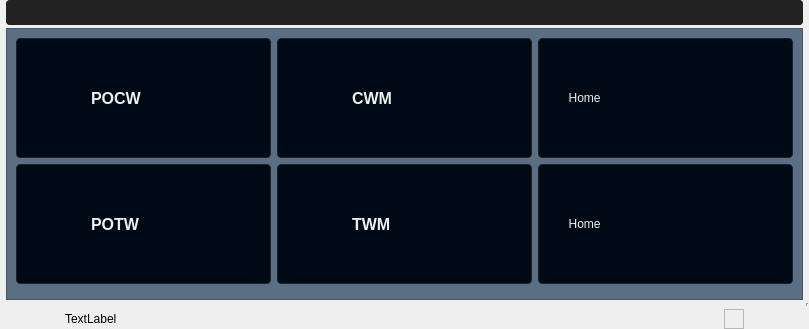
<?xml version="1.0" encoding="UTF-8"?>
<ui version="4.0">
 <class>MainWindow</class>
 <widget class="QMainWindow" name="MainWindow">
  <property name="geometry">
   <rect>
    <x>0</x>
    <y>0</y>
    <width>809</width>
    <height>329</height>
   </rect>
  </property>
  <property name="maximumSize">
   <size>
    <width>16777215</width>
    <height>16777215</height>
   </size>
  </property>
  <property name="windowTitle">
   <string>MainWindow</string>
  </property>
  <property name="dockOptions">
   <set>QMainWindow::AllowNestedDocks|QMainWindow::AllowTabbedDocks|QMainWindow::AnimatedDocks|QMainWindow::ForceTabbedDocks|QMainWindow::GroupedDragging|QMainWindow::VerticalTabs</set>
  </property>
  <widget class="QWidget" name="centralwidget">
   <layout class="QGridLayout" name="gridLayout">
    <property name="leftMargin">
     <number>0</number>
    </property>
    <property name="topMargin">
     <number>0</number>
    </property>
    <property name="rightMargin">
     <number>0</number>
    </property>
    <property name="bottomMargin">
     <number>0</number>
    </property>
    <property name="spacing">
     <number>3</number>
    </property>
    <item row="3" column="0">
     <widget class="Line" name="line">
      <property name="orientation">
       <enum>Qt::Vertical</enum>
      </property>
     </widget>
    </item>
    <item row="2" column="3" rowspan="2">
     <widget class="Line" name="line_17">
      <property name="orientation">
       <enum>Qt::Vertical</enum>
      </property>
     </widget>
    </item>
    <item row="1" column="1" colspan="2">
     <widget class="QFrame" name="settingsMenu">
      <property name="enabled">
       <bool>true</bool>
      </property>
      <property name="sizePolicy">
       <sizepolicy hsizetype="Preferred" vsizetype="Expanding">
        <horstretch>0</horstretch>
        <verstretch>0</verstretch>
       </sizepolicy>
      </property>
      <property name="minimumSize">
       <size>
        <width>200</width>
        <height>0</height>
       </size>
      </property>
      <property name="maximumSize">
       <size>
        <width>16777215</width>
        <height>16777215</height>
       </size>
      </property>
      <property name="styleSheet">
       <string notr="true">QWidget {

background-color: rgb(92, 110, 131);
}
QPushButton {
  background-color: #000a14;
  border: 1px solid #19232d;
  color: #F0F0F0;
  border-radius: 4px;
  padding: 3px;
  outline: none;
  /* Issue #194 - Special case of QPushButton inside dialogs, for better UI */
  min-width: 20px;
	text-align:left;

}

QPushButton:disabled {
  background-color: #19232d;
  border: 1px solid #19232d;
  color: #787878;
  border-radius: 4px;
  padding: 3px;
}

QPushButton:checked {
  background-color: #19232d;
  border: 1px solid #19232d;
  border-radius: 4px;
  padding: 3px;
  outline: none;
}

QPushButton:checked:disabled {
  background-color: #000A14;
  border: 1px solid #19232d;
  color: #787878;
  border-radius: 4px;
  padding: 3px;
  outline: none;
}

QPushButton:checked:selected {
  background: #1464A0;
  color: #19232d;
}

QPushButton::menu-indicator {
  subcontrol-origin: padding;
  subcontrol-position: bottom right;
  bottom: 4px;
}

QPushButton:pressed {
  background-color: #000A14;
  border: 1px solid #000A14;
}

QPushButton:pressed:hover {
/*  border: 1px solid #148CD2;*/
  background-color: #148CD2;
}

QPushButton:hover {
  background-color: #148CD2;    
}

QPushButton:selected {
  background: #1464A0;
  color: #19232d;
}

QPushButton:hover {
  border: 1px solid #148CD2;
  color: #F0F0F0;
}

QPushButton:focus {
  border: 5px solid #1464A0;
}



QComboBox {
  background-color: #000A14;

  border: 1px solid #19232d;
  border-radius: 4px;
  selection-background-color: #1464A0;
  padding-left: 4px;
  padding-right: 10px;
  /* 4 + 16*2 See scrollbar size */
  /* Fixes #103, #111 */
  min-height: 1.5em;
  /* padding-top: 2px;     removed to fix #132 */
  /* padding-bottom: 2px;  removed to fix #132 */
  /* min-width: 75px;      removed to fix #109 */
  /* Needed to remove indicator - fix #132 */
}

QComboBox QAbstractItemView {
  border: 1px solid #19232d;
  border-radius: 0;
  background-color: #000A14;
  selection-background-color: #1464A0;
}

QComboBox QAbstractItemView:hover {
  background-color: #000A14;
  color: #F0F0F0;
}

QComboBox QAbstractItemView:selected {
  background: #1464A0;
  color: #19232d;
}

QComboBox QAbstractItemView:alternate {
  background: #000A14;
}

QComboBox:disabled {
  background-color: #000A14;
  color: #787878;
}

QComboBox:hover {
  border: 1px solid #148CD2;
}

QComboBox:focus {
  border: 1px solid #1464A0;
}

QComboBox:on {
  selection-background-color: #1464A0;
}

QComboBox::indicator {
  border: none;
  border-radius: 0;
  background-color: transparent;
  selection-background-color: transparent;
  color: transparent;
  selection-color: transparent;
  /* Needed to remove indicator - fix #132 */
}

QComboBox::indicator:alternate {
  background: #000A14;
}

QComboBox::item:alternate {
  background: #000A14;
}

QComboBox::item:checked {
  font-weight: bold;
}

QComboBox::item:selected {
  border: 0px solid transparent;
}

QComboBox::drop-down {
  subcontrol-origin: padding;
  subcontrol-position: top right;
  width: 12px;
  border-left: 1px solid #19232d;
}

QComboBox::down-arrow {
  image: url(&quot;:/qss_icons/rc/arrow_down_disabled.png&quot;);
  height: 8px;
  width: 8px;
}

QComboBox::down-arrow:on, QComboBox::down-arrow:hover, QComboBox::down-arrow:focus {
  image: url(&quot;:/qss_icons/rc/arrow_down.png&quot;);
}


QLineEdit {
  background-color: #19232D;
  padding-top: 2px;
  /* This QLineEdit fix  103, 111 */
  padding-bottom: 2px;
  /* This QLineEdit fix  103, 111 */
  padding-left: 4px;
  padding-right: 4px;
  border-style: solid;
  border: 1px solid #32414B;
  border-radius: 4px;
  color: #F0F0F0;
}

QLineEdit:disabled {
  background-color: #19232D;
  color: #787878;
}

QLineEdit:hover {
  border: 1px solid #148CD2;
  color: #F0F0F0;
}

QLineEdit:focus {
  border: 1px solid #1464A0;
}

QLineEdit:selected {
  background-color: #1464A0;
  color: #32414B;
}
</string>
      </property>
      <property name="frameShape">
       <enum>QFrame::StyledPanel</enum>
      </property>
      <property name="frameShadow">
       <enum>QFrame::Raised</enum>
      </property>
      <layout class="QGridLayout" name="gridLayout_4">
       <item row="0" column="0">
        <widget class="QPushButton" name="pbPOCW">
         <property name="sizePolicy">
          <sizepolicy hsizetype="Expanding" vsizetype="Fixed">
           <horstretch>0</horstretch>
           <verstretch>0</verstretch>
          </sizepolicy>
         </property>
         <property name="minimumSize">
          <size>
           <width>28</width>
           <height>120</height>
          </size>
         </property>
         <property name="font">
          <font>
           <pointsize>12</pointsize>
           <weight>75</weight>
           <bold>true</bold>
          </font>
         </property>
         <property name="text">
          <string>                POCW</string>
         </property>
        </widget>
       </item>
       <item row="0" column="1">
        <widget class="QPushButton" name="pbCWM">
         <property name="sizePolicy">
          <sizepolicy hsizetype="Expanding" vsizetype="Fixed">
           <horstretch>0</horstretch>
           <verstretch>0</verstretch>
          </sizepolicy>
         </property>
         <property name="minimumSize">
          <size>
           <width>28</width>
           <height>120</height>
          </size>
         </property>
         <property name="font">
          <font>
           <pointsize>12</pointsize>
           <weight>75</weight>
           <bold>true</bold>
          </font>
         </property>
         <property name="text">
          <string>                CWM</string>
         </property>
        </widget>
       </item>
       <item row="1" column="2">
        <widget class="QPushButton" name="pbTWSWM">
         <property name="sizePolicy">
          <sizepolicy hsizetype="Expanding" vsizetype="Fixed">
           <horstretch>0</horstretch>
           <verstretch>0</verstretch>
          </sizepolicy>
         </property>
         <property name="minimumSize">
          <size>
           <width>28</width>
           <height>120</height>
          </size>
         </property>
         <property name="text">
          <string>        Home</string>
         </property>
        </widget>
       </item>
       <item row="2" column="0">
        <widget class="Line" name="line_25">
         <property name="orientation">
          <enum>Qt::Vertical</enum>
         </property>
        </widget>
       </item>
       <item row="1" column="0">
        <widget class="QPushButton" name="pbPOTW">
         <property name="sizePolicy">
          <sizepolicy hsizetype="Expanding" vsizetype="Fixed">
           <horstretch>0</horstretch>
           <verstretch>0</verstretch>
          </sizepolicy>
         </property>
         <property name="minimumSize">
          <size>
           <width>28</width>
           <height>120</height>
          </size>
         </property>
         <property name="font">
          <font>
           <pointsize>12</pointsize>
           <weight>75</weight>
           <bold>true</bold>
          </font>
         </property>
         <property name="text">
          <string>                POTW</string>
         </property>
        </widget>
       </item>
       <item row="0" column="2">
        <widget class="QPushButton" name="pbCWSWM">
         <property name="sizePolicy">
          <sizepolicy hsizetype="Expanding" vsizetype="Fixed">
           <horstretch>0</horstretch>
           <verstretch>0</verstretch>
          </sizepolicy>
         </property>
         <property name="minimumSize">
          <size>
           <width>28</width>
           <height>120</height>
          </size>
         </property>
         <property name="text">
          <string>        Home</string>
         </property>
        </widget>
       </item>
       <item row="1" column="1">
        <widget class="QPushButton" name="pbTWM">
         <property name="sizePolicy">
          <sizepolicy hsizetype="Expanding" vsizetype="Fixed">
           <horstretch>0</horstretch>
           <verstretch>0</verstretch>
          </sizepolicy>
         </property>
         <property name="minimumSize">
          <size>
           <width>28</width>
           <height>120</height>
          </size>
         </property>
         <property name="font">
          <font>
           <pointsize>12</pointsize>
           <weight>75</weight>
           <bold>true</bold>
          </font>
         </property>
         <property name="text">
          <string>                TWM</string>
         </property>
        </widget>
       </item>
      </layout>
     </widget>
    </item>
    <item row="0" column="1" colspan="2" alignment="Qt::AlignTop">
     <widget class="QFrame" name="headerFrame">
      <property name="sizePolicy">
       <sizepolicy hsizetype="Preferred" vsizetype="Maximum">
        <horstretch>0</horstretch>
        <verstretch>0</verstretch>
       </sizepolicy>
      </property>
      <property name="styleSheet">
       <string notr="true">/* QFrame -----------------------------------------------------------------

https://doc.qt.io/qt-5/stylesheet-examples.html#customizing-qframe
https://doc.qt.io/qt-5/qframe.html#-prop
https://doc.qt.io/qt-5/qframe.html#details
https://stackoverflow.com/questions/14581498/qt-stylesheet-for-hline-vline-color

--------------------------------------------------------------------------- */
/* (dot) .QFrame  fix #141, #126, #123 */
.QFrame {
  background-color: #222222
;

  border-radius: 4px;
  border: 0px solid transparent;

  /* No frame */
  /* HLine */
  /* HLine */
}

.QFrame[frameShape=&quot;0&quot;] {
  border-radius: 4px;
  border: 1px transparent #2d2d2d;
}

.QFrame[frameShape=&quot;4&quot;] {
  max-height: 2px;
  border: none;
  background-color: #2d2d2d;
}

.QFrame[frameShape=&quot;5&quot;] {
  max-width: 2px;
  border: none;
  background-color: #2d2d2d;
}


</string>
      </property>
      <property name="frameShape">
       <enum>QFrame::StyledPanel</enum>
      </property>
      <property name="frameShadow">
       <enum>QFrame::Raised</enum>
      </property>
      <layout class="QGridLayout" name="gridLayout_2">
       <property name="leftMargin">
        <number>0</number>
       </property>
       <property name="topMargin">
        <number>0</number>
       </property>
       <property name="rightMargin">
        <number>0</number>
       </property>
       <property name="bottomMargin">
        <number>0</number>
       </property>
       <property name="spacing">
        <number>0</number>
       </property>
       <item row="0" column="2" alignment="Qt::AlignRight">
        <widget class="QFrame" name="btnFrame">
         <property name="sizePolicy">
          <sizepolicy hsizetype="Minimum" vsizetype="Preferred">
           <horstretch>0</horstretch>
           <verstretch>0</verstretch>
          </sizepolicy>
         </property>
         <property name="minimumSize">
          <size>
           <width>98</width>
           <height>0</height>
          </size>
         </property>
         <property name="maximumSize">
          <size>
           <width>98</width>
           <height>25</height>
          </size>
         </property>
         <property name="frameShape">
          <enum>QFrame::StyledPanel</enum>
         </property>
         <property name="frameShadow">
          <enum>QFrame::Raised</enum>
         </property>
         <layout class="QHBoxLayout" name="horizontalLayout_2" stretch="1,1">
          <property name="spacing">
           <number>2</number>
          </property>
          <property name="leftMargin">
           <number>0</number>
          </property>
          <property name="topMargin">
           <number>0</number>
          </property>
          <property name="rightMargin">
           <number>0</number>
          </property>
          <property name="bottomMargin">
           <number>0</number>
          </property>
          <item>
           <widget class="QPushButton" name="bt_min">
            <property name="minimumSize">
             <size>
              <width>35</width>
              <height>25</height>
             </size>
            </property>
            <property name="styleSheet">
             <string notr="true">QPushButton {
  background-color: transparent;
  border: 1px solid transparent;

}
QPushButton:hover {
  background-color: #148CD2;    
}
</string>
            </property>
            <property name="text">
             <string/>
            </property>
            <property name="icon">
             <iconset resource="C:/Users/HP/Desktop/Autotrader-Reborn2.1/Resourses/icons/icons.qrc">
              <normaloff>:/icon1/minus.svg</normaloff>:/icon1/minus.svg</iconset>
            </property>
           </widget>
          </item>
          <item>
           <widget class="QPushButton" name="bt_close">
            <property name="minimumSize">
             <size>
              <width>0</width>
              <height>25</height>
             </size>
            </property>
            <property name="styleSheet">
             <string notr="true">QPushButton {
  background-color: transparent;
  border: 1px solid transparent;

}
QPushButton:hover {
  background-color: #148CD2;    
}
</string>
            </property>
            <property name="text">
             <string/>
            </property>
            <property name="icon">
             <iconset resource="C:/Users/HP/Desktop/Autotrader-Reborn2.1/Resourses/icons/icons.qrc">
              <normaloff>:/icon1/x.svg</normaloff>:/icon1/x.svg</iconset>
            </property>
           </widget>
          </item>
         </layout>
        </widget>
       </item>
       <item row="0" column="0">
        <widget class="QFrame" name="frame_3">
         <property name="sizePolicy">
          <sizepolicy hsizetype="Fixed" vsizetype="Fixed">
           <horstretch>0</horstretch>
           <verstretch>0</verstretch>
          </sizepolicy>
         </property>
         <property name="minimumSize">
          <size>
           <width>170</width>
           <height>25</height>
          </size>
         </property>
         <property name="frameShape">
          <enum>QFrame::StyledPanel</enum>
         </property>
         <property name="frameShadow">
          <enum>QFrame::Raised</enum>
         </property>
         <layout class="QHBoxLayout" name="horizontalLayout">
          <property name="spacing">
           <number>0</number>
          </property>
          <property name="leftMargin">
           <number>0</number>
          </property>
          <property name="topMargin">
           <number>0</number>
          </property>
          <property name="rightMargin">
           <number>0</number>
          </property>
          <property name="bottomMargin">
           <number>0</number>
          </property>
         </layout>
        </widget>
       </item>
       <item row="0" column="1">
        <widget class="QFrame" name="frame_4">
         <property name="sizePolicy">
          <sizepolicy hsizetype="Expanding" vsizetype="Preferred">
           <horstretch>0</horstretch>
           <verstretch>0</verstretch>
          </sizepolicy>
         </property>
         <property name="frameShape">
          <enum>QFrame::StyledPanel</enum>
         </property>
         <property name="frameShadow">
          <enum>QFrame::Raised</enum>
         </property>
        </widget>
       </item>
      </layout>
     </widget>
    </item>
    <item row="4" column="1" colspan="2">
     <widget class="QWidget" name="statusBar" native="true">
      <layout class="QGridLayout" name="gridLayout_3">
       <property name="leftMargin">
        <number>0</number>
       </property>
       <property name="topMargin">
        <number>0</number>
       </property>
       <property name="rightMargin">
        <number>0</number>
       </property>
       <property name="bottomMargin">
        <number>0</number>
       </property>
       <property name="spacing">
        <number>0</number>
       </property>
       <item row="1" column="0">
        <widget class="QLabel" name="lbStatus">
         <property name="maximumSize">
          <size>
           <width>600</width>
           <height>16777215</height>
          </size>
         </property>
         <property name="text">
          <string>TextLabel</string>
         </property>
        </widget>
       </item>
       <item row="1" column="1">
        <widget class="QFrame" name="frame_5">
         <property name="minimumSize">
          <size>
           <width>20</width>
           <height>20</height>
          </size>
         </property>
         <property name="maximumSize">
          <size>
           <width>20</width>
           <height>20</height>
          </size>
         </property>
         <property name="frameShape">
          <enum>QFrame::StyledPanel</enum>
         </property>
         <property name="frameShadow">
          <enum>QFrame::Raised</enum>
         </property>
        </widget>
       </item>
      </layout>
     </widget>
    </item>
   </layout>
  </widget>
 </widget>
 <tabstops>
  <tabstop>pbPOCW</tabstop>
  <tabstop>bt_close</tabstop>
  <tabstop>bt_min</tabstop>
 </tabstops>
 <resources>
  <include location="C:/Users/HP/Desktop/Autotrader-Reborn2.1/Resourses/icons/icons.qrc"/>
 </resources>
 <connections/>
</ui>
